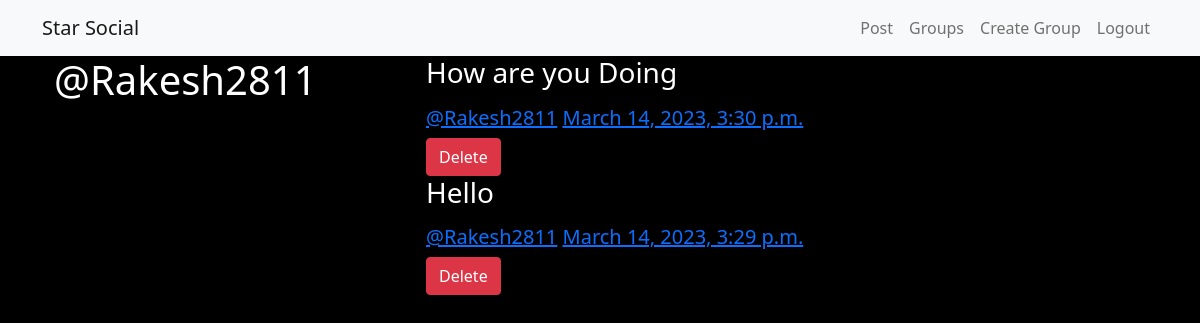
The page /posts/by/Rakesh2811/ (signed in) on the database its author committed.
### posts/models.py (models this page shows, shortened)
class Post(models.Model):
    user = models.ForeignKey(User,related_name='posts', on_delete=models.CASCADE)
    created_at = models.DateTimeField(auto_now=True)
    message = models.TextField()
    message_html = models.TextField(editable=False)
    group = models.ForeignKey(Group, on_delete=models.CASCADE,related_name='posts',null=True,blank=True)
    class Meta:
        ordering = ['-created_at']
        unique_together = ['user','message']

### posts/views.py (the view)
# urls.py: path('by/<username>/',views.UserPosts.as_view(),name="for_user"),
class UserPosts(generic.ListView):
    model =models.Post
    template_name = 'posts/user_post_list.html'
    def get_queryset(self):
        try:
            print(self)
            self.post_user = User.objects.prefetch_related('posts').get(username__iexact=self.kwargs.get('username'))
        except User.DoesNotExist:
            raise Http404
        else:
            return self.post_user.posts.all()
    def get_context_data(self, **kwargs):
        context = super().get_context_data(**kwargs)
        context['post_user'] = self.post_user
        return context

### posts/templates/posts/user_post_list.html
{% extends 'posts/post_base.html' %}
{% block prepost %}
    <div class="col-md-4">
        <h1>@{{post_user.username}}</h1>
    </div>
{% endblock prepost %}
{% block post_content %}
    <div class="col-md-8">
        {% for post in post_list %}
            {% include 'posts/_post.html' %}
        {% endfor %}
    </div>
{% endblock post_content %}

### posts/templates/posts/_post.html
<div class="post media">
    <h3>{{post.message_html|safe}}</h3>
    <div class="media-body">
        <h5 class="media-heading">
            <span class="username">
                <a href="{% url 'posts:for_user' username=post.user.username %}">@{{post.user.username}}</a>
            </span>
            <time class="time">
                <a href="{% url 'posts:single' username=post.user.username pk=post.pk %}">{{post.created_at}}</a>
            </time>
        </h5>
    </div>
    <div class="media-footer">
        {% if user.is_authenticated and post.user == user %}
          <a class="btn btn-danger" href="{% url 'posts:delete' pk=post.pk %}">Delete</a>
        {% endif %}
    </div>
</div>

### static/simplesocial/css/master.css (style rules this page uses)
body { margin: 0; overflow: hidden; background-color: black; color:white; }

### rows shown on the page
Post: message_html "How are you Doing", user.username "Rakesh2811", created_at "March 14, 2023, 3:30 p.m.", shows "Delete"
Post: message_html "Hello", user.username "Rakesh2811", created_at "March 14, 2023, 3:29 p.m.", shows "Delete"

### other values the page prints
{{ post_user.username }} "Rakesh2811"
